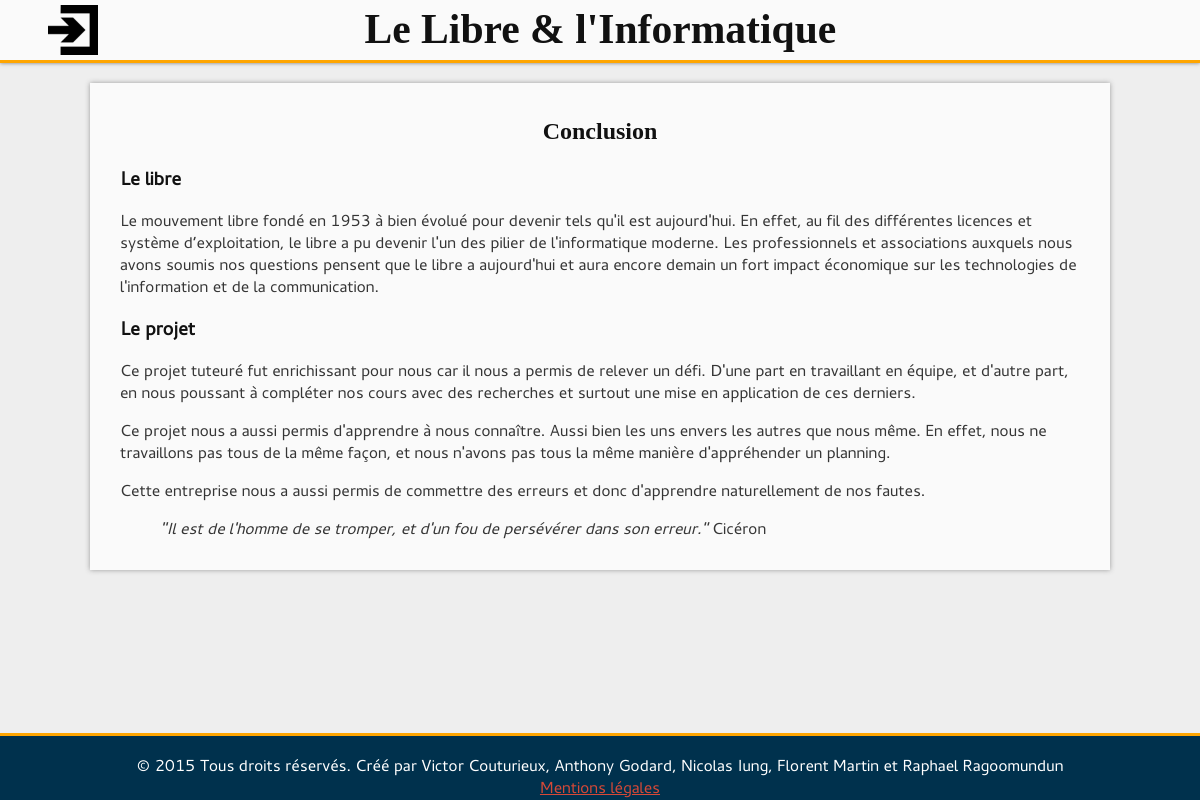
/article/?id=26, run on the app's committed database.
### tables this page shows
CREATE TABLE `Article` (
  `id_Article` int(10) unsigned NOT NULL AUTO_INCREMENT,
  `contenu_Article` text NOT NULL,
  `date_parution_Article` timestamp NOT NULL DEFAULT CURRENT_TIMESTAMP,
  `nom_Article` varchar(255) NOT NULL,
  `Categorie_Article` int(10) unsigned NOT NULL,
  `last_modification_Article` int(10) unsigned NOT NULL,
  `Auteur_Article` int(10) unsigned NOT NULL,
  PRIMARY KEY (`id_Article`,`Categorie_Article`,`last_modification_Article`,`Auteur_Article`),
  KEY `article-categorie-link` (`Categorie_Article`),
  KEY `article-modification-link` (`last_modification_Article`),
  KEY `article-to-author-link` (`Auteur_Article`),
  CONSTRAINT `article-categorie-link` FOREIGN KEY (`Categorie_Article`) REFERENCES `Categorie` (`id_Categorie`),
  CONSTRAINT `article-modification-link` FOREIGN KEY (`last_modification_Article`) REFERENCES `Modification` (`id_Modification`),
  CONSTRAINT `article-to-author-link` FOREIGN KEY (`Auteur_Article`) REFERENCES `Utilisateur` (`id_Utilisateur`)
);

### include/functions.php (called while the page is built, shortened)
<?php
	function connectDB()
	{
		include("config.php");
		$link = new PDO('mysql:host='.$config['mysql']['host'].';port='.$config['mysql']['port'].';dbname='.$config['mysql']['db'].';charset=UTF8;',$config['mysql']['user'],$config['mysql']['password'], array(PDO::ATTR_PERSISTENT=>true));
		return $link;
	}
	function queryDB($req)
	{
		$link = connectDB();
		$que = $link->query($req) or die($req);
		$ret = $que->fetchAll();
		return $ret;
	}

### include/createTicket.php (called while the page is built, shortened)
<?php
    include_once 'functions.php';
    function getArticleCT($id_article)
    {
        $req = 'SELECT contenu_Article
                FROM Article
                WHERE id_Article = "'.$id_article.'"';
        return queryDB($req)[0]['contenu_Article'];
    }
    function getArticleTitle($id_article)
    {
        $req = 'SELECT nom_Article
                FROM Article
                WHERE id_Article = "'.$id_article.'"';
        return queryDB($req)[0]['nom_Article'];
    }
	function getArticle($id_article)
	{
		$req = 'SELECT nom_article, contenu_article
				FROM Article
				WHERE id_Article = "' . $id_article . '"';
		return queryDB($req);
	}

### article/index.php (the view, shortened to what this page needs)
<?php
include_once('../include/createTicket.php');
function displayArticle($DoOutput)
{
	if(isset($_GET['id']))
	{
		$title = getArticleTitle(htmlentities($_GET['id']));
		$content = getArticleCT(htmlentities($_GET['id']));
		$article = getArticle(htmlentities($_GET['id']));
		if($article)
		{
			if($DoOutput)
			{
            	echo '<h1>' . $title . '</h1>';
            	echo html_entity_decode($content);
			}
		}
		else
		{
			http_response_code(404);
			if($DoOutput) echo '<p>Erreur 404 : Le contenu demandé n\'a pas été trouvé.</p>';
		}
	}
	else
	{
		http_response_code(404);
		if($DoOutput) echo '<p>Aucun contenu n\'a été démandé.</p>';
	}
}
?>
<!DOCTYPE html>
<html lang="fr">
	<head>
		<link rel="stylesheet" href="../style/base.css">
		<link rel="stylesheet" href="../style/article.css">
		<link rel="stylesheet" href="../style/input.css">
	</head>
	<body>
		<div id="container">
			<?php require('../include/head.php'); ?>
			<div id="main">
				<section>
				<?php displayArticle(true); ?>
				</section>
			</div>
		<?php
		require('../include/foot.php');
		?>
		</div>
	</body>
</html>

### style/base.css (style rules this page uses)
html, body { font-family: Cantarell, Cantarell_up, sans-serif; color: #353535; margin: 0; height: 100%; background-color: #EEE; }
h1, h2, h3, h4, h5, h6 { color: #111; }
#container { min-height: 100%; position: relative; }
#main { padding-bottom: 60px }
section { background-color: #FAFAFA; box-shadow: 0px 0px 5px #999; min-width: 300px; width: 80%; margin: 20px auto; padding: 15px 2.5%; }

### style/article.css (style rules this page uses)
section h1 { text-align: center; font-family: serif; }

### data on the page
article: nom_Article "Conclusion", contenu_Article "Le libre Le mouvement libre fondé en 1953 à bien évolué pour devenir tels qu'il est aujourd'hui. En effet, au fil des différentes licences et système d’exploitation, le libre a pu devenir l'un des pilier de l'informatique moderne. Les professionnels et associations auxquels nous avons soumis nos questions pensent que le libre a aujourd'hui et aura encore demain un fort impact économique sur les technologies de l'information et de la communication. Le projet Ce projet tuteuré fut enrichissant pour nous car il nous a permis de relever un défi. D'une part en travaillant en équipe, et d'autre part, en nous poussant à compléter nos cours avec des recherches et surtout une mise en application de…"
